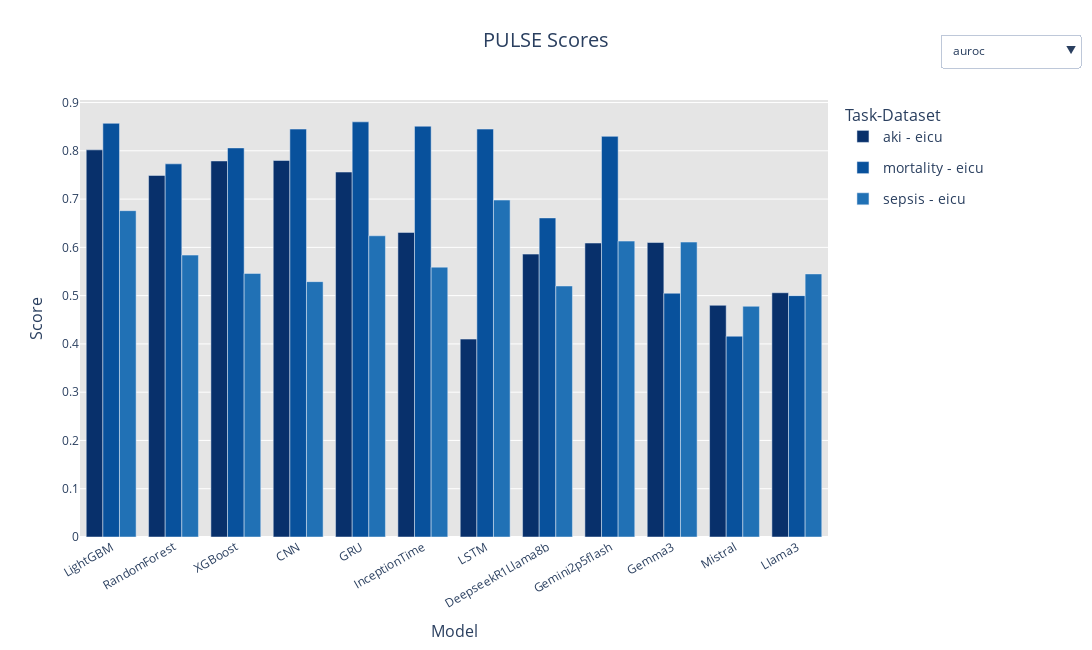

Notebook cell for this chart:
### Code cell
# Create traces for all (metric, task-dataset) pairs
fig = go.Figure()

initial_metric_index = 0  # Show only the first metric at start

for metric_index, metric in enumerate(metrics):
    metric_df = df.copy()
    for task_dataset in task_datasets:
        sub_df = metric_df[metric_df["Task-Dataset"] == task_dataset]
        y_vals = [
            (
                sub_df[sub_df["Model"] == model][metric].values[0]
                if model in sub_df["Model"].values
                else None
            )
            for model in models
        ]
        # Only show traces for the first metric initially
        visible = metric_index == initial_metric_index
        fig.add_trace(
            go.Bar(
                x=models,
                y=y_vals,
                name=task_dataset,
                marker_color=task_dataset_colors[task_datasets.index(task_dataset)],
                legendgroup=task_dataset,
                visible=visible,
                meta=task_dataset,
            )
        )

# Create dropdown visibility logic
visibility_map = []
for i in range(len(metrics)):
    vis = [False] * len(metrics) * traces_per_metric
    start = i * traces_per_metric
    vis[start : start + traces_per_metric] = [True] * traces_per_metric
    visibility_map.append(vis)

# Add dropdown menu
fig.update_layout(
    updatemenus=[
        {
            "buttons": [
                {
                    "label": metric,
                    "method": "update",
                    "args": [{"visible": vis}, {"title": f"Benchmarking: {metric}"}],
                }
                for metric, vis in zip(metrics, visibility_map)
            ],
            "direction": "down",
            "showactive": True,
            "x": 1.15,
            "xanchor": "left",
            "y": 1.15,
            "yanchor": "top",
        }
    ],
    barmode="group",
    title=f"PULSE Scores: {metrics[0]}",
    xaxis_title="Model",
    yaxis_title="Score",
    legend_title="Task-Dataset",
    xaxis_tickangle=-30,
    width=1100,
    height=650,
)

# Update layout for better readability
fig.update_layout(
    title_font=dict(size=20),
    xaxis_title_font=dict(size=16),
    yaxis_title_font=dict(size=16),
    legend_title_font=dict(size=16),
    legend_font=dict(size=14),
    xaxis_tickfont=dict(size=12),
    yaxis_tickfont=dict(size=12),
)

# Add hover template for better readability
# fig.update_traces(
#     hovertemplate="<b>Model:</b> %{x}<br><b>Task-Dataset:</b> %{meta}<br><b>Score:</b> %{y:.2f}<extra></extra>",
#     meta=[task_dataset for task_dataset in task_datasets]
# )

fig.update_traces(
    hovertemplate="<b>Model:</b> %{x}<br><b>Task-Dataset:</b> %{meta}<br><b>Score:</b> %{y:.2f}<extra></extra>",
)

# Add a title to the figure
fig.update_layout(
    title_text="PULSE Scores",
    title_x=0.5,
    title_y=0.95,
)

# Add a background color
fig.update_layout(
    plot_bgcolor="rgba(0, 0, 0, 0.1)",
    paper_bgcolor="rgba(255, 255, 255, 1.0)",
)


# Save the interactive chart to HTML
pio.write_html(fig, file="benchmark_plot.html", full_html=True, include_plotlyjs="cdn")
fig.show()

### Figure 1 — Plotly figure (JSON) as saved in the notebook; plotly's stock layout.template omitted (floating-point values rounded to 4 significant figures)
{"data": [{"hovertemplate": "<b>Model:</b> %{x}<br><b>Task-Dataset:</b> %{meta}<br><b>Score:</b> %{y:.2f}<extra></extra>", "legendgroup": "aki - eicu", "marker": {"color": "rgb(8,48,107)"}, "meta": "aki - eicu", "name": "aki - eicu", "type": "bar", "visible": true, "x": ["LightGBM", "RandomForest", "XGBoost", "CNN", "GRU", "InceptionTime", "LSTM", "DeepseekR1Llama8b", "Gemini2p5flash", "Gemma3", "Mistral", "Llama3"], "y": [0.802, 0.749, 0.779, 0.78, 0.756, 0.631, 0.41, 0.586, 0.609, 0.61, 0.48, 0.506]}, {"hovertemplate": "<b>Model:</b> %{x}<br><b>Task-Dataset:</b> %{meta}<br><b>Score:</b> %{y:.2f}<extra></extra>", "legendgroup": "mortality - eicu", "marker": {"color": "rgb(8,81,156)"}, "meta": "mortality - eicu", "name": "mortality - eicu", "type": "bar", "visible": true, "x": ["LightGBM", "RandomForest", "XGBoost", "CNN", "GRU", "InceptionTime", "LSTM", "DeepseekR1Llama8b", "Gemini2p5flash", "Gemma3", "Mistral", "Llama3"], "y": [0.857, 0.773, 0.806, 0.845, 0.86, 0.851, 0.845, 0.661, 0.83, 0.505, 0.416, 0.5]}, {"hovertemplate": "<b>Model:</b> %{x}<br><b>Task-Dataset:</b> %{meta}<br><b>Score:</b> %{y:.2f}<extra></extra>", "legendgroup": "sepsis - eicu", "marker": {"color": "rgb(33,113,181)"}, "meta": "sepsis - eicu", "name": "sepsis - eicu", "type": "bar", "visible": true, "x": ["LightGBM", "RandomForest", "XGBoost", "CNN", "GRU", "InceptionTime", "LSTM", "DeepseekR1Llama8b", "Gemini2p5flash", "Gemma3", "Mistral", "Llama3"], "y": [0.676, 0.584, 0.546, 0.529, 0.624, 0.559, 0.698, 0.52, 0.613, 0.611, 0.478, 0.545]}, {"hovertemplate": "<b>Model:</b> %{x}<br><b>Task-Dataset:</b> %{meta}<br><b>Score:</b> %{y:.2f}<extra></extra>", "legendgroup": "aki - eicu", "marker": {"color": "rgb(8,48,107)"}, "meta": "aki - eicu", "name": "aki - eicu", "type": "bar", "visible": false, "x": ["LightGBM", "RandomForest", "XGBoost", "CNN", "GRU", "InceptionTime", "LSTM", "DeepseekR1Llama8b", "Gemini2p5flash", "Gemma3", "Mistral", "Llama3"], "y": [0.665, 0.604, 0.658, 0.625, 0.59, 0.429, 0.297, 0.392, 0.499, 0.279, 0.489, 0.36]}, {"hovertemplate": "<b>Model:</b> %{x}<br><b>Task-Dataset:</b> %{meta}<br><b>Score:</b> %{y:.2f}<extra></extra>", "legendgroup": "mortality - eicu", "marker": {"color": "rgb(8,81,156)"}, "meta": "mortality - eicu", "name": "mortality - eicu", "type": "bar", "visible": false, "x": ["LightGBM", "RandomForest", "XGBoost", "CNN", "GRU", "InceptionTime", "LSTM", "DeepseekR1Llama8b", "Gemini2p5flash", "Gemma3", "Mistral", "Llama3"], "y": [0.473, 0.469, 0.477, 0.452, 0.386, 0.462, 0.507, 0.234, 0.389, 0.535, 0.192, 0.535]}, {"hovertemplate": "<b>Model:</b> %{x}<br><b>Task-Dataset:</b> %{meta}<br><b>Score:</b> %{y:.2f}<extra></extra>", "legendgroup": "sepsis - eicu", "marker": {"color": "rgb(33,113,181)"}, "meta": "sepsis - eicu", "name": "sepsis - eicu", "type": "bar", "visible": false, "x": ["LightGBM", "RandomForest", "XGBoost", "CNN", "GRU", "InceptionTime", "LSTM", "DeepseekR1Llama8b", "Gemini2p5flash", "Gemma3", "Mistral", "Llama3"], "y": [0.087, 0.062, 0.056, 0.051, 0.063, 0.052, 0.076, 0.054, 0.057, 0.035, 0.024, 0.052]}, {"hovertemplate": "<b>Model:</b> %{x}<br><b>Task-Dataset:</b> %{meta}<br><b>Score:</b> %{y:.2f}<extra></extra>", "legendgroup": "aki - eicu", "marker": {"color": "rgb(8,48,107)"}, "meta": "aki - eicu", "name": "aki - eicu", "type": "bar", "visible": false, "x": ["LightGBM", "RandomForest", "XGBoost", "CNN", "GRU", "InceptionTime", "LSTM", "DeepseekR1Llama8b", "Gemini2p5flash", "Gemma3", "Mistral", "Llama3"], "y": [2.146, 1.948, 2.121, 2.017, 1.904, 1.385, 0.959, 1.264, 1.609, 0.902, 1.577, 1.16]}, {"hovertemplate": "<b>Model:</b> %{x}<br><b>Task-Dataset:</b> %{meta}<br><b>Score:</b> %{y:.2f}<extra></extra>", "legendgroup": "mortality - eicu", "marker": {"color": "rgb(8,81,156)"}, "meta": "mortality - eicu", "name": "mortality - eicu", "type": "bar", "visible": false, "x": ["LightGBM", "RandomForest", "XGBoost", "CNN", "GRU", "InceptionTime", "LSTM", "DeepseekR1Llama8b", "Gemini2p5flash", "Gemma3", "Mistral", "Llama3"], "y": [6.751, 6.705, 6.818, 6.457, 5.519, 6.595, 7.241, 3.344, 5.56, 7.648, 2.747, 7.643]}, {"hovertemplate": "<b>Model:</b> %{x}<br><b>Task-Dataset:</b> %{meta}<br><b>Score:</b> %{y:.2f}<extra></extra>", "legendgroup": "sepsis - eicu", "marker": {"color": "rgb(33,113,181)"}, "meta": "sepsis - eicu", "name": "sepsis - eicu", "type": "bar", "visible": false, "x": ["LightGBM", "RandomForest", "XGBoost", "CNN", "GRU", "InceptionTime", "LSTM", "DeepseekR1Llama8b", "Gemini2p5flash", "Gemma3", "Mistral", "Llama3"], "y": [1.816, 1.283, 1.174, 1.057, 1.306, 1.092, 1.587, 1.134, 1.19, 0.738, 0.5, 1.081]}, {"hovertemplate": "<b>Model:</b> %{x}<br><b>Task-Dataset:</b> %{meta}<br><b>Score:</b> %{y:.2f}<extra></extra>", "legendgroup": "aki - eicu", "marker": {"color": "rgb(8,48,107)"}, "meta": "aki - eicu", "name": "aki - eicu", "type": "bar", "visible": false, "x": ["LightGBM", "RandomForest", "XGBoost", "CNN", "GRU", "InceptionTime", "LSTM", "DeepseekR1Llama8b", "Gemini2p5flash", "Gemma3", "Mistral", "Llama3"], "y": [0.368, 0.341, 0.35, 0.438, 0.359, 0.204, 0, 0.123, 0.218, 0.083, 0, 0.038]}, {"hovertemplate": "<b>Model:</b> %{x}<br><b>Task-Dataset:</b> %{meta}<br><b>Score:</b> %{y:.2f}<extra></extra>", "legendgroup": "mortality - eicu", "marker": {"color": "rgb(8,81,156)"}, "meta": "mortality - eicu", "name": "mortality - eicu", "type": "bar", "visible": false, "x": ["LightGBM", "RandomForest", "XGBoost", "CNN", "GRU", "InceptionTime", "LSTM", "DeepseekR1Llama8b", "Gemini2p5flash", "Gemma3", "Mistral", "Llama3"], "y": [0.366, 0.366, 0.366, 0.382, 0.261, 0.353, 0.411, 0.17, 0.248, 0, 0, 0]}, {"hovertemplate": "<b>Model:</b> %{x}<br><b>Task-Dataset:</b> %{meta}<br><b>Score:</b> %{y:.2f}<extra></extra>", "legendgroup": "sepsis - eicu", "marker": {"color": "rgb(33,113,181)"}, "meta": "sepsis - eicu", "name": "sepsis - eicu", "type": "bar", "visible": false, "x": ["LightGBM", "RandomForest", "XGBoost", "CNN", "GRU", "InceptionTime", "LSTM", "DeepseekR1Llama8b", "Gemini2p5flash", "Gemma3", "Mistral", "Llama3"], "y": [0, 0, 0, -0.032, 0.08, 0.048, 0, 0.025, 0.038, 0.048, -0.047, 0.051]}, {"hovertemplate": "<b>Model:</b> %{x}<br><b>Task-Dataset:</b> %{meta}<br><b>Score:</b> %{y:.2f}<extra></extra>", "legendgroup": "aki - eicu", "marker": {"color": "rgb(8,48,107)"}, "meta": "aki - eicu", "name": "aki - eicu", "type": "bar", "visible": false, "x": ["LightGBM", "RandomForest", "XGBoost", "CNN", "GRU", "InceptionTime", "LSTM", "DeepseekR1Llama8b", "Gemini2p5flash", "Gemma3", "Mistral", "Llama3"], "y": [0.594, 0.574, 0.593, 0.595, 0.564, 0.449, 0.31, 0.382, 0.377, 0.409, 0.31, 0.31]}, {"hovertemplate": "<b>Model:</b> %{x}<br><b>Task-Dataset:</b> %{meta}<br><b>Score:</b> %{y:.2f}<extra></extra>", "legendgroup": "mortality - eicu", "marker": {"color": "rgb(8,81,156)"}, "meta": "mortality - eicu", "name": "mortality - eicu", "type": "bar", "visible": false, "x": ["LightGBM", "RandomForest", "XGBoost", "CNN", "GRU", "InceptionTime", "LSTM", "DeepseekR1Llama8b", "Gemini2p5flash", "Gemma3", "Mistral", "Llama3"], "y": [0.429, 0.429, 0.429, 0.429, 0.333, 0.429, 0.429, 0.135, 0.3, 0.071, 0.07, 0.07]}, {"hovertemplate": "<b>Model:</b> %{x}<br><b>Task-Dataset:</b> %{meta}<br><b>Score:</b> %{y:.2f}<extra></extra>", "legendgroup": "sepsis - eicu", "marker": {"color": "rgb(33,113,181)"}, "meta": "sepsis - eicu", "name": "sepsis - eicu", "type": "bar", "visible": false, "x": ["LightGBM", "RandomForest", "XGBoost", "CNN", "GRU", "InceptionTime", "LSTM", "DeepseekR1Llama8b", "Gemini2p5flash", "Gemma3", "Mistral", "Llama3"], "y": [0.163, 0.092, 0.127, 0.085, 0.083, 0.067, 0.1, 0.054, 0.07, 0.064, 0.048, 0.055]}], "layout": {"barmode": "group", "height": 650, "legend": {"font": {"size": 14}, "title": {"font": {"size": 16}, "text": "Task-Dataset"}}, "paper_bgcolor": "rgba(255, 255, 255, 1.0)", "plot_bgcolor": "rgba(0, 0, 0, 0.1)", "title": {"font": {"size": 20}, "text": "PULSE Scores", "x": 0.5, "y": 0.95}, "updatemenus": [{"buttons": [{"args": [{"visible": [true, true, true, false, false, false, false, false, false, false, false, false, false, false, false]}, {"title": "Benchmarking: auroc"}], "label": "auroc", "method": "update"}, {"args": [{"visible": [false, false, false, true, true, true, false, false, false, false, false, false, false, false, false]}, {"title": "Benchmarking: auprc"}], "label": "auprc", "method": "update"}, {"args": [{"visible": [false, false, false, false, false, false, true, true, true, false, false, false, false, false, false]}, {"title": "Benchmarking: normalized_auprc"}], "label": "normalized_auprc", "method": "update"}, {"args": [{"visible": [false, false, false, false, false, false, false, false, false, true, true, true, false, false, false]}, {"title": "Benchmarking: mcc"}], "label": "mcc", "method": "update"}, {"args": [{"visible": [false, false, false, false, false, false, false, false, false, false, false, false, true, true, true]}, {"title": "Benchmarking: minpse"}], "label": "minpse", "method": "update"}], "direction": "down", "showactive": true, "x": 1.15, "xanchor": "left", "y": 1.15, "yanchor": "top"}], "width": 1100, "xaxis": {"tickangle": -30, "tickfont": {"size": 12}, "title": {"font": {"size": 16}, "text": "Model"}}, "yaxis": {"tickfont": {"size": 12}, "title": {"font": {"size": 16}, "text": "Score"}}}}
